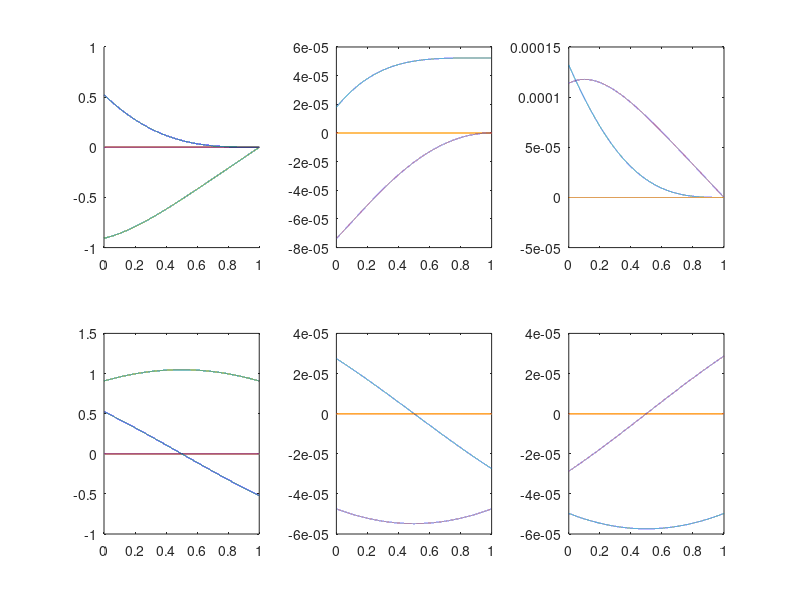

Recreate this plot in MATLAB. (Note: this script raises an error after producing the figure.)
%% init data
theta = 0;
dis = pi/3;

q0 = [[1,0,0]*sin(dis/2),cos(dis/2)]';
q1 = [0,0,0,1]';
q2 = [[cos(theta),sin(theta),0]*sin(dis/2),cos(dis/2)]';

ds = 0.0001;
s = 0:ds:1;

theta0 = acos(q0(4));
v0 = q0(1:3)/sin(theta0);

theta2 = acos(q2(4));
v2 = q2(1:3)/sin(theta2);

debug = 1;

%% qa
qa  = [sin(theta0*((1-s).^2)).*v0;cos(theta0*((1-s).^2))];
dqa = theta0*(2*s-2).*[cos(theta0*((1-s).^2)).*v0;-sin(theta0*((1-s).^2))];
ddqa = theta0*2.*[cos(theta0*((1-s).^2)).*v0;-sin(theta0*((1-s).^2))]...
    +theta0*(2*s-2).*theta0.*(2*s-2).*[-sin(theta0*((1-s).^2)).*v0;-cos(theta0*((1-s).^2))];

if(debug)
    subplot(2,3,1);
    hold on
    plot(s,dqa)
    plot(s(2:end),diff(qa')'/ds)
    hold off
    subplot(2,3,2)
    plot(s(2:end),dqa(:,2:end)-diff(qa')'/ds)
    subplot(2,3,3)
    plot(s(2:end),ddqa(:,2:end)-diff(dqa')'/ds)
end
%% qb1
qb1  = [sin(theta0*(-(1-s).^2)).*v0;cos(theta0*(-(1-s).^2))];
dqb1 = -theta0*(2*s-2).*[cos(theta0*((1-s).^2)).*v0;sin(theta0*((1-s).^2))];
ddqb1 = -theta0*2.*[cos(theta0*((1-s).^2)).*v0;sin(theta0*((1-s).^2))]...
    -theta0*(2*s-2).*theta0.*(2*s-2).*[-sin(theta0*((1-s).^2)).*v0;cos(theta0*((1-s).^2))];

if(debug)
    subplot(2,3,4);
    hold on
    plot(s,dqb1);
    plot(s(2:end),diff(qb1')'/ds);
    hold off
    subplot(2,3,5);
    plot(s(2:end),dqb1(:,2:end)-diff(qb1')'/ds);
    subplot(2,3,6)
    plot(s(2:end),ddqb1(:,2:end)-diff(dqb1')'/ds)
end

%% qb2
qb2  = [sin(theta2*(s.^2)).*v2;cos(theta2*(s.^2))];
dqb2 = 2*theta2*s.*[cos(theta2*(s.^2)).*v2;-sin(theta2*(s.^2))];
ddqb2 = 2*theta2.*[cos(theta2*(s.^2)).*v2;-sin(theta2*(s.^2))]...
    + 2*theta2*s.*2*theta2.*s.*[-sin(theta2*(s.^2)).*v2;-cos(theta2*(s.^2))];

if(debug)
    subplot(2,3,4);
    plot(s,dqb2);
    hold on
    plot(s(2:end),diff(qb2')'/ds);
    hold off
    subplot(2,3,5);
    plot(s(2:end),dqb2(:,2:end)-diff(qb2')'/ds);
    subplot(2,3,6);
    plot(s(2:end),ddqb2(:,2:end)-diff(dqb2')'/ds);
end
%% qb3
qb3 = [ qb1(2,:).*qb2(3,:) - qb2(2,:).*qb1(3,:) + qb1(4,:).*qb2(1,:) + qb2(4,:).*qb1(1,:)
        qb2(1,:).*qb1(3,:) - qb1(1,:).*qb2(3,:) + qb1(4,:).*qb2(2,:) + qb2(4,:).*qb1(2,:)
        qb1(1,:).*qb2(2,:) - qb2(1,:).*qb1(2,:) + qb1(4,:).*qb2(3,:) + qb2(4,:).*qb1(3,:)
        qb1(4,:).*qb2(4,:) - qb1(1,:).*qb2(1,:) - qb1(2,:).*qb2(2,:) - qb1(3,:).*qb2(3,:)
        ];
dqb3 = [
    qb1(2,:).*dqb2(3,:)+dqb1(2,:).*qb2(3,:) - qb2(2,:).*dqb1(3,:)-dqb2(2,:).*qb1(3,:) + qb1(4,:).*dqb2(1,:)+dqb1(4,:).*qb2(1,:) + qb2(4,:).*dqb1(1,:)+dqb2(4,:).*qb1(1,:)
    qb2(1,:).*dqb1(3,:)+dqb2(1,:).*qb1(3,:) - qb1(1,:).*dqb2(3,:)-dqb1(1,:).*qb2(3,:) + qb1(4,:).*dqb2(2,:)+dqb1(4,:).*qb2(2,:) + qb2(4,:).*dqb1(2,:)+dqb2(4,:).*qb1(2,:)
    qb1(1,:).*dqb2(2,:)+dqb1(1,:).*qb2(2,:) - qb2(1,:).*dqb1(2,:)-dqb2(1,:).*qb1(2,:) + qb1(4,:).*dqb2(3,:)+dqb1(4,:).*qb2(3,:) + qb2(4,:).*dqb1(3,:)+dqb2(4,:).*qb1(3,:)
    qb1(4,:).*dqb2(4,:)+dqb1(4,:).*qb2(4,:) - qb1(1,:).*dqb2(1,:)-dqb1(1,:).*qb2(1,:) - qb1(2,:).*dqb2(2,:)-dqb1(2,:).*qb2(2,:) - qb1(3,:).*dqb2(3,:)-dqb1(3,:).*qb2(3,:)
];

ddqb3 = [
    qb1(2,:).*ddqb2(3,:)+2*dqb1(2,:).*dqb2(3,:)+ddqb1(2,:).*qb2(3,:) - qb2(2,:).*ddqb1(3,:)-2*dqb2(2,:).*dqb1(3,:)-ddqb2(2,:).*qb1(3,:) + qb1(4,:).*ddqb2(1,:)+2*dqb1(4,:).*dqb2(1,:)+ddqb1(4,:).*qb2(1,:) + qb2(4,:).*ddqb1(1,:)+2*dqb2(4,:).*dqb1(1,:)+ddqb2(4,:).*qb1(1,:)
    qb2(1,:).*ddqb1(3,:)+2*dqb2(1,:).*dqb1(3,:)+ddqb2(1,:).*qb1(3,:) - qb1(1,:).*ddqb2(3,:)-2*dqb1(1,:).*dqb2(3,:)-ddqb1(1,:).*qb2(3,:) + qb1(4,:).*ddqb2(2,:)+2*dqb1(4,:).*dqb2(2,:)+ddqb1(4,:).*qb2(2,:) + qb2(4,:).*ddqb1(2,:)+2*dqb2(4,:).*dqb1(2,:)+ddqb2(4,:).*qb1(2,:)
    qb1(1,:).*ddqb2(2,:)+2*dqb1(1,:).*dqb2(2,:)+ddqb1(1,:).*qb2(2,:) - qb2(1,:).*ddqb1(2,:)-2*dqb2(1,:).*dqb1(2,:)-ddqb2(1,:).*qb1(2,:) + qb1(4,:).*ddqb2(3,:)+2*dqb1(4,:).*dqb2(3,:)+ddqb1(4,:).*qb2(3,:) + qb2(4,:).*ddqb1(3,:)+2*dqb2(4,:).*dqb1(3,:)+ddqb2(4,:).*qb1(3,:)
    qb1(4,:).*ddqb2(4,:)+2*dqb1(4,:).*dqb2(4,:)+ddqb1(4,:).*qb2(4,:) - qb1(1,:).*ddqb2(1,:)-2*dqb1(1,:).*dqb2(1,:)-ddqb1(1,:).*qb2(1,:) - qb1(2,:).*ddqb2(2,:)-2*dqb1(2,:).*dqb2(2,:)-ddqb1(2,:).*qb2(2,:) - qb1(3,:).*ddqb2(3,:)-2*dqb1(3,:).*dqb2(3,:)-ddqb1(3,:).*qb2(3,:)
];
if(debug)
% 验证dq3
subplot(2,3,4);
plot(s,dqb3);
hold on
plot(s(2:end),diff(qb3')'/ds);
hold off
subplot(2,3,5);
plot(s(2:end),dqb3(:,2:end)-diff(qb3')'/ds);
subplot(2,3,6)
plot(s(2:end),ddqb3(:,2:end)-diff(dqb3')'/ds);
% qb32=zeros(size(qb1));
% for i=1:size(qb1,2)
% qb32(:,i) = s_q_dot_q(qb1(:,i),qb2(:,i));
% end
% qb3 - qb32(1:4,:)
end
%% qb
% 计算qb 和 dqb

% q&dq to v theta dv dtheta
theta_b3 = zeros(1,size(qb3,2));
vb3 = zeros(3,size(qb3,2));
dtheta_b3 = zeros(1,size(qb3,2));
dvb3 = zeros(3,size(qb3,2));
ddtheta_b3 = zeros(1,size(qb3,2));
ddvb3 = zeros(3,size(qb3,2));

for i=1:size(qb3,2)
[theta_b3(:,i),vb3(:,i),dtheta_b3(:,i),dvb3(:,i),ddtheta_b3(:,i),ddvb3(:,i)] = ...
    s_q_to_theta_v(qb3(:,i),dqb3(:,i),ddqb3(:,i));
end

if(debug)
    subplot(2,3,2);
    plot(s,dvb3);
    hold on
    plot(s(2:end),diff(vb3')'/ds);
    hold off
    subplot(2,3,2);
    plot(s(2:end),dvb3(:,2:end)-diff(vb3')'/ds);
    subplot(2,3,3)
    plot(s(2:end),ddvb3(:,2:end)-diff(dvb3')'/ds);
end
qb  = [sin(theta_b3.*s).*vb3;cos(theta_b3.*s)];
dqb = [
    cos(s.*theta_b3).*(theta_b3+s.*dtheta_b3).*vb3+sin(s.*theta_b3).*dvb3
    -sin(s.*theta_b3).*(theta_b3+s.*dtheta_b3)
];

ddqb_1 = -sin(s.*theta_b3).*(theta_b3 + s.*dtheta_b3).*(theta_b3+s.*dtheta_b3).*vb3 ...
        + cos(s.*theta_b3).*(dtheta_b3+ dtheta_b3 + s.*ddtheta_b3).*vb3 ...
        + cos(s.*theta_b3).*(theta_b3+s.*dtheta_b3).*dvb3 ...
        ...
        + cos(s.*theta_b3).*(theta_b3 + s.*dtheta_b3).*dvb3 ...
        + sin(s.*theta_b3).*ddvb3;

ddqb_2 = -cos(s.*theta_b3).*(theta_b3 + s.*dtheta_b3).*(theta_b3+s.*dtheta_b3) ...
        -sin(s.*theta_b3).*(dtheta_b3 + dtheta_b3 + s.*ddtheta_b3);

ddqb = [
    ddqb_1
    ddqb_2
    ];

if(debug)
    subplot(2,3,4);
    plot(s,dqb);
    hold on
    plot(s(2:end),diff(qb')'/ds);
    hold off
    subplot(2,3,5);
    plot(s(2:end),dqb(:,2:end)-diff(qb')'/ds);
    subplot(2,3,6)
    plot(s(2:end),ddqb(:,2:end)-diff(dqb')'/ds);
end
%% q
% 最后计算 q
q = [ 
    qa(2,:).*qb(3,:) - qb(2,:).*qa(3,:) + qa(4,:).*qb(1,:) + qb(4,:).*qa(1,:)
    qb(1,:).*qa(3,:) - qa(1,:).*qb(3,:) + qa(4,:).*qb(2,:) + qb(4,:).*qa(2,:)
    qa(1,:).*qb(2,:) - qb(1,:).*qa(2,:) + qa(4,:).*qb(3,:) + qb(4,:).*qa(3,:)
    qa(4,:).*qb(4,:) - qa(1,:).*qb(1,:) - qa(2,:).*qb(2,:) - qa(3,:).*qb(3,:)
];
dq = [
    qa(2,:).*dqb(3,:)+dqa(2,:).*qb(3,:) - qb(2,:).*dqa(3,:)-dqb(2,:).*qa(3,:) + qa(4,:).*dqb(1,:)+dqa(4,:).*qb(1,:) + qb(4,:).*dqa(1,:)+dqb(4,:).*qa(1,:)
    qb(1,:).*dqa(3,:)+dqb(1,:).*qa(3,:) - qa(1,:).*dqb(3,:)-dqa(1,:).*qb(3,:) + qa(4,:).*dqb(2,:)+dqa(4,:).*qb(2,:) + qb(4,:).*dqa(2,:)+dqb(4,:).*qa(2,:)
    qa(1,:).*dqb(2,:)+dqa(1,:).*qb(2,:) - qb(1,:).*dqa(2,:)-dqb(1,:).*qa(2,:) + qa(4,:).*dqb(3,:)+dqa(4,:).*qb(3,:) + qb(4,:).*dqa(3,:)+dqb(4,:).*qa(3,:)
    qa(4,:).*dqb(4,:)+dqa(4,:).*qb(4,:) - qa(1,:).*dqb(1,:)-dqa(1,:).*qb(1,:) - qa(2,:).*dqb(2,:)-dqa(2,:).*qb(2,:) - qa(3,:).*dqb(3,:)-dqa(3,:).*qb(3,:)
];
ddq = [
    qa(2,:).*ddqb(3,:)+2*dqa(2,:).*dqb(3,:)+ddqa(2,:).*qb(3,:) - qb(2,:).*ddqa(3,:)-2*dqb(2,:).*dqa(3,:)-ddqb(2,:).*qa(3,:) + qa(4,:).*ddqb(1,:)+2*dqa(4,:).*dqb(1,:)+ddqa(4,:).*qb(1,:) + qb(4,:).*ddqa(1,:)+2*dqb(4,:).*dqa(1,:)+ddqb(4,:).*qa(1,:)
    qb(1,:).*ddqa(3,:)+2*dqb(1,:).*dqa(3,:)+ddqb(1,:).*qa(3,:) - qa(1,:).*ddqb(3,:)-2*dqa(1,:).*dqb(3,:)-ddqa(1,:).*qb(3,:) + qa(4,:).*ddqb(2,:)+2*dqa(4,:).*dqb(2,:)+ddqa(4,:).*qb(2,:) + qb(4,:).*ddqa(2,:)+2*dqb(4,:).*dqa(2,:)+ddqb(4,:).*qa(2,:)
    qa(1,:).*ddqb(2,:)+2*dqa(1,:).*dqb(2,:)+ddqa(1,:).*qb(2,:) - qb(1,:).*ddqa(2,:)-2*dqb(1,:).*dqa(2,:)-ddqb(1,:).*qa(2,:) + qa(4,:).*ddqb(3,:)+2*dqa(4,:).*dqb(3,:)+ddqa(4,:).*qb(3,:) + qb(4,:).*ddqa(3,:)+2*dqb(4,:).*dqa(3,:)+ddqb(4,:).*qa(3,:)
    qa(4,:).*ddqb(4,:)+2*dqa(4,:).*dqb(4,:)+ddqa(4,:).*qb(4,:) - qa(1,:).*ddqb(1,:)-2*dqa(1,:).*dqb(1,:)-ddqa(1,:).*qb(1,:) - qa(2,:).*ddqb(2,:)-2*dqa(2,:).*dqb(2,:)-ddqa(2,:).*qb(2,:) - qa(3,:).*ddqb(3,:)-2*dqa(3,:).*dqb(3,:)-ddqa(3,:).*qb(3,:)
];
if(debug)
    subplot(2,3,4);
    plot(s,dq);
    hold on
    plot(s(2:end),diff(q')'/ds);
    hold off
    subplot(2,3,5);
    plot(s(2:end),dq(:,2:end)-diff(q')'/ds);
    subplot(2,3,6)
    plot(s(2:end),ddq(:,2:end)-diff(dq')'/ds);
end
%% compute arc
clear
theta = 0.2;
dis = pi/3;


% q0 = [[1,0,0]*sin(dis/2),cos(dis/2)]';
% q1 = [[0,cos(theta/5),sin(theta/5)]*sin(dis/12),cos(dis/12)]';
% q2 = [[cos(theta),sin(theta),0]*sin(dis/10),cos(dis/10)]';

axis1 = [0.9134    0.6324    0.0975]/norm([0.9134    0.6324    0.0975]);
axis2 = [0.6134    0.7324    0.2975]/norm([0.6134    0.7324    0.2975]);
axis3 = [0.9514    0.5324    0.2575]/norm([0.9514    0.5324    0.2575]);

q0 = [axis1*sin(dis/2),cos(dis/2)]';
q1 = [axis2*sin(dis/12),cos(dis/12)]';
q2 = [axis3*sin(dis/6),cos(dis/6)]';

ds = 0.001;
s = 0:ds:1;


[q,dq,ddq] = s_blend_quaternion_bezier3(q0,q1,q2,s);
[darc, ddarc] = s_darc_over_ds(dq,ddq);
[arc_est, darc_est,ddarc_est] = s_estimate_bezier3_arc(darc(1),ddarc(1),darc(end),ddarc(end),darc(0.5/ds + 1), s);

subplot(1,2,1)
hold on
axis equal
plot(s,darc)
plot(s,ddarc)
plot(s,darc_est)
plot(s,ddarc_est)
% plot(s,2*a.*s+b)

subplot(1,2,2)
hold on
axis equal
plot(s(2:end)-ds/2,sqrt(sum(diff(q')'.*diff(q')'))/ds)
% plot(s(3:end)-3*ds/2,sqrt(sum(diff(diff(q'))'.*diff(diff(q'))'))/ds/ds)
% plot(s,ddarc)

% plot(s,darc)
% plot(s,ddarc)
% plot(s,a.*s.*s+b.*s+c+ d*sin(s*pi) + e*cos(s*2*pi) + f)
% plot(s,a.*s.*s+b.*s+c+ d*sin(s*pi) + e*cos(s*2*pi) + f + (c/7)*(1-cos(4*pi*s))/2)
% plot(s,2*a.*s+b+d*cos(s*pi)*pi - e*sin(s*2*pi)*2*pi)

%% compute arc
darc = sqrt(sum(dq.*dq));
ddarc = sum(dq.*ddq)./darc;

c = darc(1)
b = 4*(darc(floor(length(s)/2)+1)-c)
a = -b

d = (ddarc(1)-b)/pi;
e = (ddarc(1)-b)/pi*0.5;
f = -(ddarc(1)-b)/pi*0.5;

subplot(1,2,1)
hold on
axis equal
plot(s,darc)
plot(s,ddarc)
plot(s,a.*s.*s+b.*s+c)
% plot(s,2*a.*s+b)

subplot(1,2,2)
hold on
axis equal
plot(s(2:end)-ds/2,sqrt(sum(diff(q')'.*diff(q')'))/ds)
% plot(s,ddarc)

plot(s,darc)
plot(s,ddarc)
plot(s,a.*s.*s+b.*s+c+ d*sin(s*pi) + e*cos(s*2*pi) + f)
plot(s,a.*s.*s+b.*s+c+ d*sin(s*pi) + e*cos(s*2*pi) + f + (c/7)*(1-cos(4*pi*s))/2)
plot(s,2*a.*s+b+d*cos(s*pi)*pi - e*sin(s*2*pi)*2*pi)









